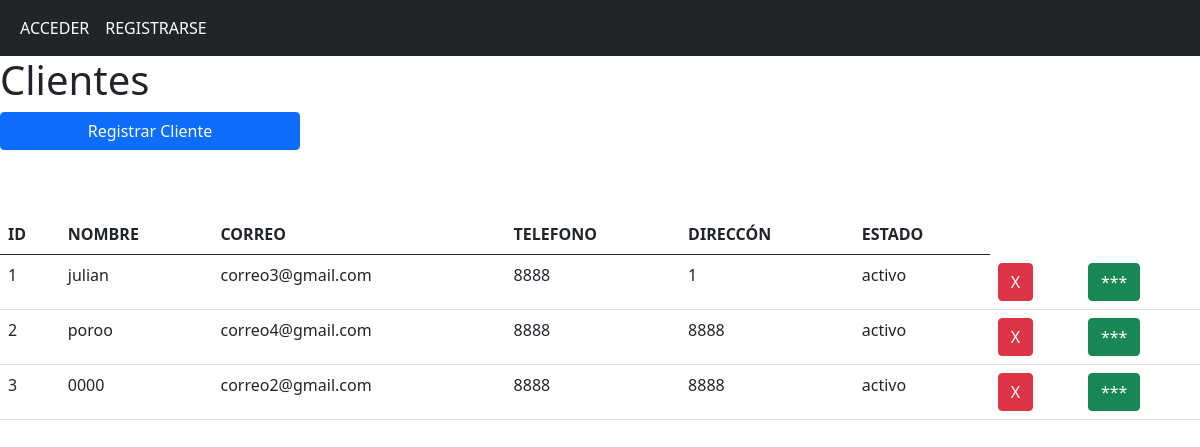
Before: /clientes with the older database file.
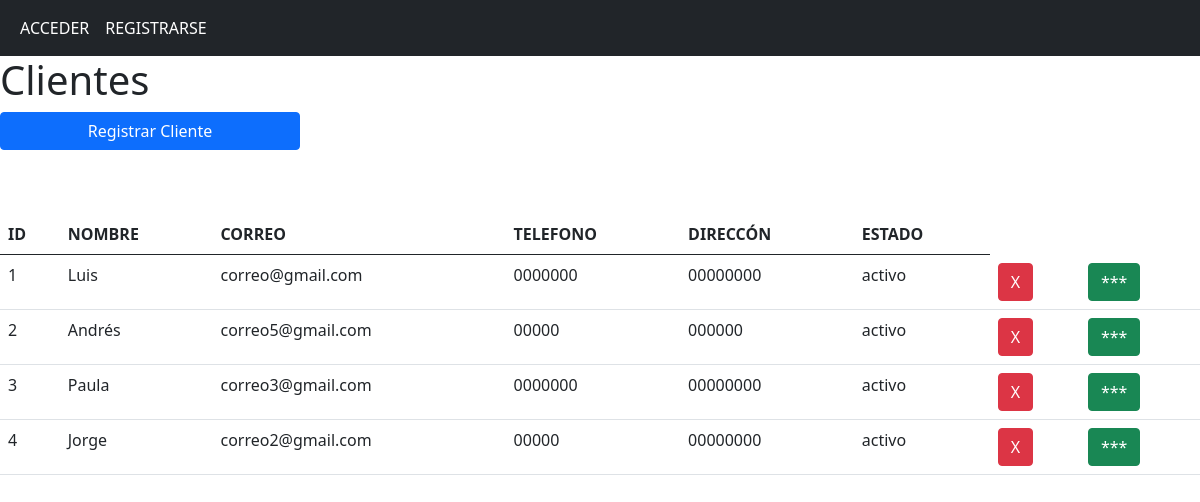
After: the same page with the newer database file.
### app/models/models.py (models this page shows, shortened)
class Cliente(db.Model):
    id = db.Column(db.Integer, primary_key = True)
    nombre = db.Column(db.String(150), nullable = False)
    direccion = db.Column(db.String(150), nullable = False)
    telefono = db.Column(db.String(15), nullable = False)
    correo = db.Column(db.String(150), nullable = False, unique = True)
    tipo_cliente = db.Column(db.String(20), nullable = False)
    estado = db.Column(db.String(25), nullable = False)

### app/controllers/nav.py (the view)
@nav.route('/clientes')
def clientes():
    clientes = Cliente.query.all()
    return render_template('clientes.html', clientes = clientes)

### app/templates/clientes.html (shortened to what this page needs)
{% extends "base.html" %}
{% block contenido %}
    <div class="row">
        <h1>Clientes</h1>
    </div>
    <button class=" btn btn-primary col-sm-3 mb-3" id="registrar">Registrar Cliente</button>
    <div class="row mt-5">
    <div class="col">
        <table class="table table-hover">
            <tr>
                <th>ID</th>
                <th>NOMBRE</th>
                <th>CORREO</th>
                <th>TELEFONO</th>
                <th>DIRECCÓN</th>
                <th>ESTADO</th>
            </tr>
            <tbody id="tbody">
                {% for cliente in clientes%}
                <tr>
                    <td>{{cliente.id}}</td>
                    <td>{{cliente.nombre}}</td>
                    <td>{{cliente.correo}}</td>
                    <td>{{cliente.telefono}}</td>
                    <td>{{cliente.direccion}}</td>
                    <td>{{cliente.estado}}</td>
                    <form action="{{url_for('cliente.eliminar_cliente')}}" method="post">
                        <td><button class="btn btn-danger" name="id" value="{{cliente.id}}" type="submit">X</button></td>
                        <td><button class="btn btn-success boton_info" name="info" value="{{cliente.id}}" type="button">***</button></td>
                    </form>
                </tr>
                {% endfor%}
            </tbody>
        </table>
    </div>
    </div>
{% endblock %}

### app/templates/base.html (shortened to what this page needs)
<!DOCTYPE html>
<html lang="en">
<head>
    <link href="https://cdn.jsdelivr.net/npm/bootstrap@5.0.2/dist/css/bootstrap.min.css" rel="stylesheet">
    <link rel="stylesheet" href="{{ url_for('static', filename='css/styles.css') }}">
</head>
<body>
    <nav class="navbar navbar-expand-sm bg-dark navbar-dark">
        <div class="container-fluid">
            <ul class="navbar-nav">
                {% if current_user.is_authenticated %}
                <li class="nav-item">
                    <a class="nav-link active" href="{{url_for('nav.clientes')}}"> CLIENTES</a>
                </li>
                <li class="nav-item">
                    <a class="nav-link active" href="{{url_for('nav.productos')}}">PRODUCTOS</a>
                </li>
                <li class="nav-item">
                    <a class="nav-link active" href="{{url_for('nav.compras')}}">VENTAS</a>
                </li>
                <li class="nav-item">
                    <a class="nav-link active" href="{{url_for('nav.facturas')}}">FACTURAS</a>
                </li>
                <li class="nav-item">
                    <a class="nav-link active" href="{{url_for('aut.logout')}}">CERRAR SESIÓN</a>
                </li>
                {%else %}
                <li class="nav-item">
                    <a class="nav-link active" href="{{url_for('aut.login')}}">ACCEDER</a>
                </li>
                <li class="nav-item">
                    <a class="nav-link active" href="{{url_for('aut.registro')}}">REGISTRARSE</a>
                </li>
                {% endif %}
            </ul>
        </div>
    </nav>
    {%block contenido%}{%endblock%}
</body>
</html>

Changed rows visible on the page:
changed Cliente id 1: nombre "julian" → "Luis"; correo "correo3@gmail.com" → "correo@gmail.com"; telefono "8888" → "0000000"; direccion "1" → "00000000"
changed Cliente id 2: nombre "poroo" → "Andrés"; correo "correo4@gmail.com" → "correo5@gmail.com"; telefono "8888" → "00000"; direccion "8888" → "000000"
changed Cliente id 3: nombre "0000" → "Paula"; correo "correo2@gmail.com" → "correo3@gmail.com"; telefono "8888" → "0000000"; direccion "8888" → "00000000"
added Cliente: id "4", nombre "Jorge", correo "correo2@gmail.com", telefono "00000", direccion "00000000", estado "activo"
